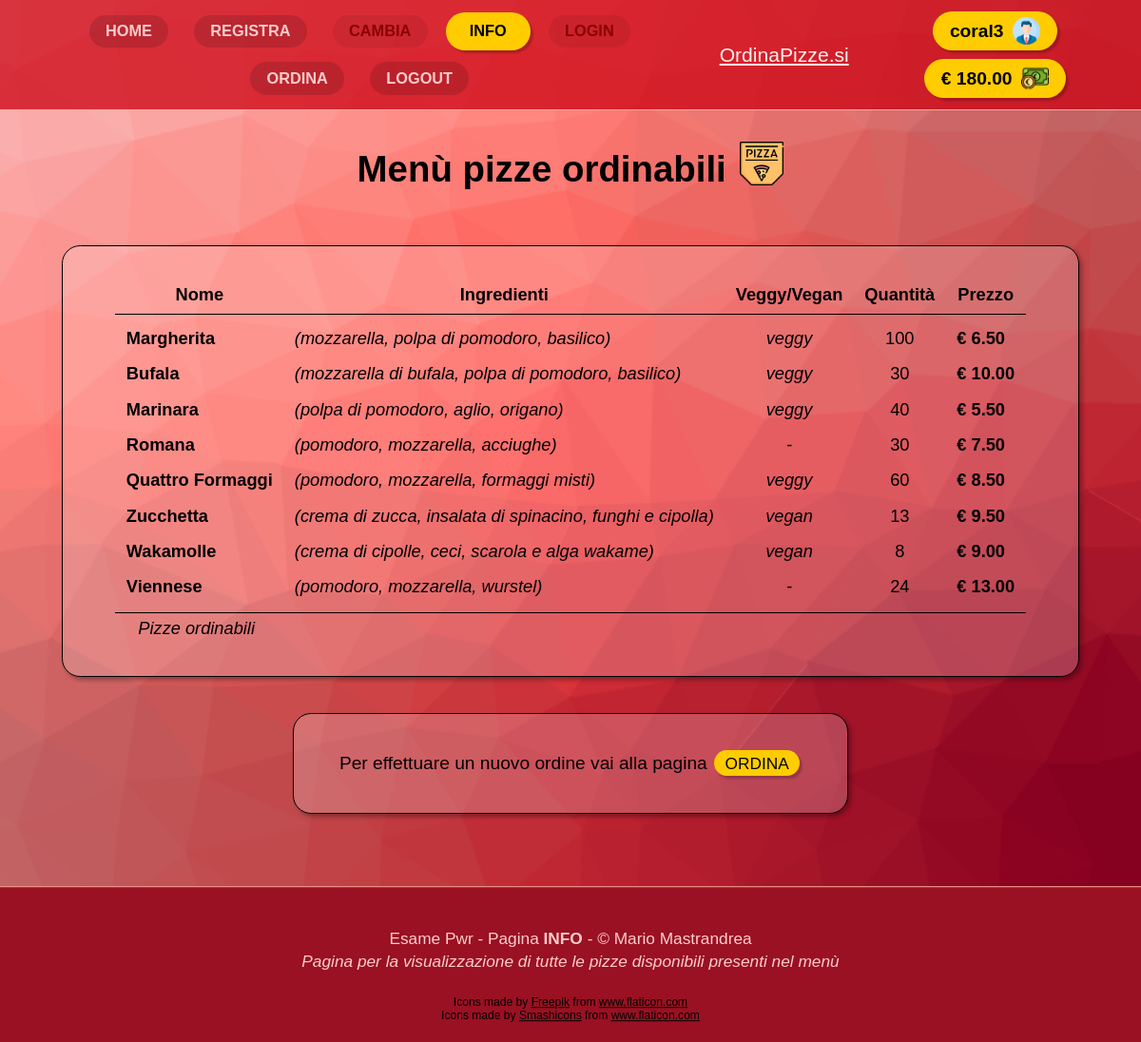
The app's page /website_pwr__project_copy/info/info.php (signed in) with its own data.
### tables this page shows
CREATE TABLE `pizze` (
  `id` int(10) UNSIGNED NOT NULL,
  `ingredienti` varchar(60) NOT NULL,
  `nome` varchar(32) NOT NULL,
  `tipo` enum('veggy','vegan') DEFAULT NULL,
  `prezzo` int(10) UNSIGNED NOT NULL,
  `qty` smallint(5) UNSIGNED NOT NULL
);

### website_pwr__project_copy/db_utilities.php (called while the page is built, shortened)
<?php
   function retrieve_available_pizzas_from_db(&$connection, &$statement, &$error_messages) {
      return retrieve_pizzas_with_min_qty(1, $connection, $statement, $error_messages);
   }
   function retrieve_pizzas_with_min_qty($min_qty, &$connection, &$statement, &$error_messages) {
      $query = "SELECT  id, ingredienti, nome, tipo, prezzo, qty
                  FROM `pizzasporto`.`pizze`
                 WHERE  qty >= ?";
      $statement = mysqli_prepare($connection, $query);
      mysqli_stmt_bind_param($statement, "i", $min_qty);
      mysqli_stmt_execute($statement);
      $menu_pizzas = array();
      mysqli_stmt_bind_result($statement, $pizza_id, $pizza_ingredients, $pizza_name,
                                 $pizza_type, $pizza_price, $pizza_qty);
      while(mysqli_stmt_fetch($statement)) {
         $menu_pizzas[$pizza_id] = array(
            "id" => $pizza_id,
            "ingredients" => $pizza_ingredients,
            "name" => $pizza_name,
            "type" => $pizza_type ?? "-",
            "price" => floatval($pizza_price) / 100.0,
            "qty" => $pizza_qty
         );
      }
      return $menu_pizzas;
   }
?>

### website_pwr__project_copy/info/retrieve_available_pizzas.php (called while the page is built, shortened)
<?php
   require "../db_utilities.php";
   $error_messages = array();
   $connection = mysqli_connect("localhost", "uWeak", "posso_leggere?", "pizzasporto", 8889);
   $statement = null;
   $available_menu_pizzas = retrieve_available_pizzas_from_db($connection, $statement, $error_messages);
?>

### website_pwr__project_copy/info/info_content.php (the view, shortened to what this page needs)
         </ul>  <?php
   $menu_table_rows = array();
   foreach($available_menu_pizzas as $pizza_id => $pizza_info) {
      $pizza_info["price"] = number_format($pizza_info["price"], 2);
      $row = "";
      if($is_user_authenticated) {
         $row =
            "<tr>
               <td class=\"pizza-name\">{$pizza_info['name']}</td>
               <td class=\"pizza-ingredients\">({$pizza_info['ingredients']})</td>
               <td class=\"pizza-type\">{$pizza_info['type']}</td>
               <td class=\"pizza-qty\">{$pizza_info['qty']}</td>
               <td class=\"pizza-price\"><span class=\"no-wrap\">&euro; {$pizza_info['price']}</span></td>
            </tr>";
      }
      array_push($menu_table_rows, $row);
   }
   $menu_table_rows = join("\n", $menu_table_rows);
   $menu_table_header = "";
   if($is_user_authenticated) {
      $menu_table_header =
         "<tr>
            <th>Nome</th>
            <th>Ingredienti</th>
            <th>Veggy/Vegan</th>
            <th>Quantit&agrave;</th>
            <th>Prezzo</th>
         </tr>";
   }
 ?>
<table id="menu-pizzas-table">
   <caption>Pizze ordinabili</caption>
   <thead>
      <?= $menu_table_header ?>
   </thead>
   <tbody>
      <?= $menu_table_rows ?>
   </tbody>
</table>

### website_pwr__project_copy/styles.css (style rules this page uses)
:root { --red-background-color: #f77; --red-header-color: #c01b; --light-red: #fa9; --very-light-red: #fcc; --red-footer-color: #912; --dark-yellow: #fc0; --light-yellow: #fc0b; --box-background-color: #fff3; --sky-blue: #47e; --dark-red-error: #300; --wood-green: #0b5; --yellow-error: #fe4; --page-name-disabled-red: #c44; --footer-height: 8.5rem; }
* { box-sizing: border-box; }
html { font-size: 1.2rem; }
body { font-family: 'Gill Sans', 'Gill Sans MT', 'Calibri', 'Trebuchet MS', sans-serif; margin: 0; padding: 0; border: 0; width: 100vw; min-height: calc(100vh - 8.5rem); background: center center url("images/red_background.png") var(--red-background-color) scroll no-repeat; background-size: cover; position: relative; }
nav.menu-flex-row > .menu-item { margin: 0.40rem 0.70rem; padding: 0.40rem 0.90rem; border: 0; border-radius: 50rem; font-size: 0.85em; color: var(--very-light-red); font-weight: 600; cursor: pointer; background-color: #0002; }
nav.menu-flex-row > .menu-item:not(.disabled):hover, nav.menu-flex-row > a.menu-item.selected:not(.disabled) { margin: 0.25rem 0.30rem; padding: 0.55rem 1.30rem; box-shadow: 0.15rem 0.15rem 0.1rem 0 #0003; }
nav.menu-flex-row > .menu-item.selected:not(.disabled) { background-color: var(--dark-yellow); color: black; }
nav.menu-flex-row > .menu-item.disabled { color: darkred; background-color: #0001; cursor: not-allowed; }
a { text-decoration: unset; color: inherit; }
span.no-wrap { white-space: nowrap; }

### website_pwr__project_copy/info/info.css (style rules this page uses)
#menu-pizzas-table { border-collapse: collapse; caption-side: bottom; margin: 0.2rem 0.4rem 0.5rem; font-size: 0.95em; }
#menu-pizzas-table th, #menu-pizzas-table td { padding: 0.4rem 0.6rem; }
#menu-pizzas-table td.pizza-type, #menu-pizzas-table td.pizza-qty { text-align: center; }
#menu-pizzas-table td.pizza-ingredients, #menu-pizzas-table td.pizza-type { font-style: italic; }
#menu-pizzas-table td.pizza-name, #menu-pizzas-table td.pizza-price { font-weight: 600; }
#menu-pizzas-table thead th { border-bottom: 1px solid black; padding-bottom: 0.5rem; }
#menu-pizzas-table tbody tr:first-child td { padding-top: 0.7rem; }
#menu-pizzas-table tbody tr:last-child td { border-bottom: 1px solid black; padding-bottom: 0.8rem; }
#menu-pizzas-table caption { margin-top: 0.3rem; font-style: italic; font-weight: normal; text-align: left; text-indent: 1.25rem; }

### records on screen
pizze: nome "Margherita", ingredienti "mozzarella, polpa di pomodoro, basilico", tipo "veggy", qty "100"
pizze: nome "Bufala", ingredienti "mozzarella di bufala, polpa di pomodoro, basilico", tipo "veggy", qty "30"
pizze: nome "Marinara", ingredienti "polpa di pomodoro, aglio, origano", tipo "veggy", qty "40"
pizze: nome "Romana", ingredienti "pomodoro, mozzarella, acciughe", qty "30"
pizze: nome "Quattro Formaggi", ingredienti "pomodoro, mozzarella, formaggi misti", tipo "veggy", qty "60"
pizze: nome "Zucchetta", ingredienti "crema di zucca, insalata di spinacino, funghi e cipolla", tipo "vegan", qty "13"
pizze: nome "Wakamolle", ingredienti "crema di cipolle, ceci, scarola e alga wakame", tipo "vegan", qty "8"
pizze: nome "Viennese", ingredienti "pomodoro, mozzarella, wurstel", qty "24"

### other values on screen
$menu_output "HOME REGISTRA CAMBIA INFO LOGIN ORDINA LOGOUT"
$username "coral3"
$money "180.00"
$pizza_info['price'] "6.50 10.00 5.50 7.50 8.50 9.50 9.00 13.00"
$pizza_info['type'] "- -"
$page_name "INFO"
$page_description "Pagina per la visualizzazione di tutte le pizze disponibili presenti nel menù"
